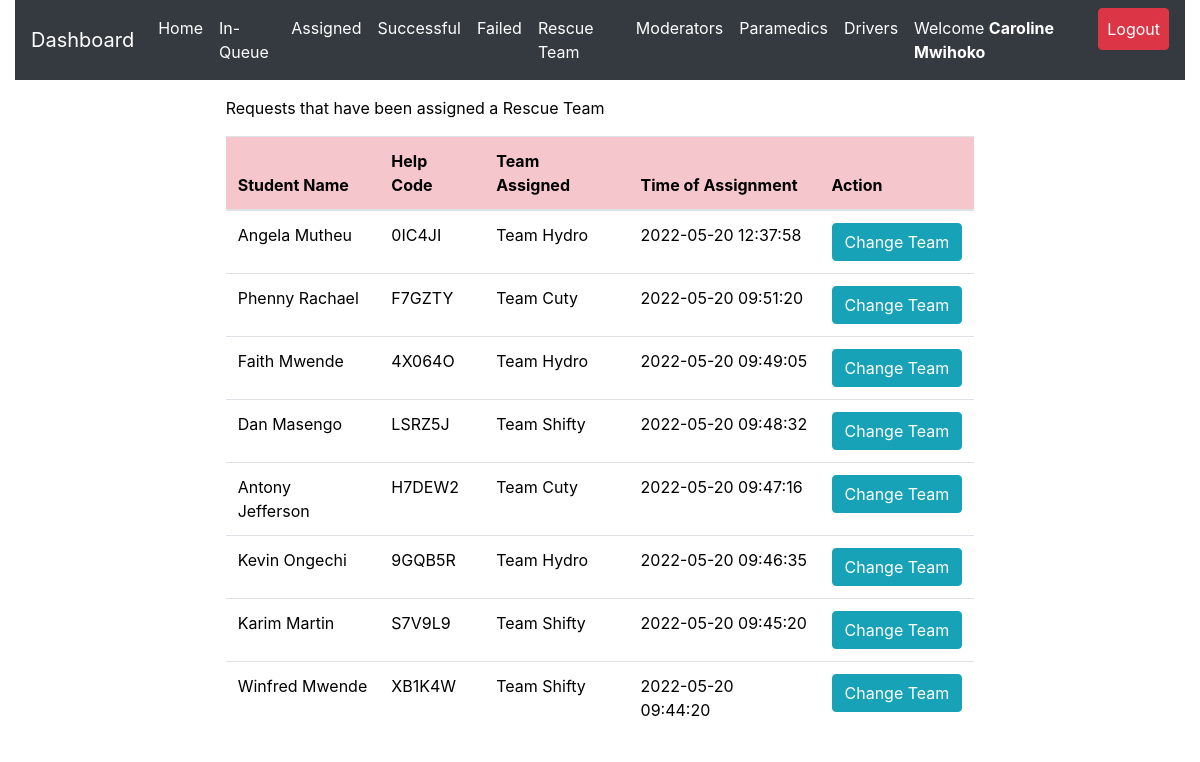
Screenshot of /admin/assigned.php (signed in) with the database file from the repository.
### tables this page shows
CREATE TABLE `request_status` (
  `id` int(20) NOT NULL,
  `helpID` varchar(50) NOT NULL,
  `ip_address` varchar(100) NOT NULL,
  `request_latitude` varchar(50) NOT NULL,
  `request_longitude` varchar(50) NOT NULL,
  `status` varchar(50) DEFAULT 'Pending',
  `emergency_type` varchar(50) NOT NULL,
  `emergency_description` varchar(255) DEFAULT 'No Description',
  `admNo` varchar(255) NOT NULL,
  `timestamp` datetime NOT NULL DEFAULT CURRENT_TIMESTAMP
);

CREATE TABLE `student_details` (
  `id` int(20) NOT NULL,
  `regNum` varchar(255) NOT NULL,
  `firstname` varchar(255) NOT NULL,
  `lastname` varchar(255) NOT NULL,
  `emailaddress` varchar(255) NOT NULL,
  `phonenumber` varchar(15) NOT NULL,
  `password` varchar(255) NOT NULL,
  `password_reset_token` varchar(500) DEFAULT NULL,
  `date` datetime NOT NULL DEFAULT CURRENT_TIMESTAMP
);

CREATE TABLE `rescue_team` (
  `id` int(11) NOT NULL,
  `team_id` varchar(50) NOT NULL,
  `team_username` varchar(255) NOT NULL,
  `team_name` varchar(255) NOT NULL,
  `team_phone` int(15) NOT NULL,
  `team_email` varchar(50) NOT NULL,
  `team_password` varchar(255) NOT NULL,
  `registration_timestamp` datetime NOT NULL DEFAULT CURRENT_TIMESTAMP
);

### admin/assigned.php (the view, shortened to what this page needs)
<?php
include 'server.php';
?>
<!DOCTYPE html>
<html lang="en">
<?php include './includes/header.php'; ?>
  <body>
    <?php include './includes/navbar.php'; ?>
  <div class="row m-3">
   <div class="col-md-2"></div>
  <div class="col-md-8">
    <div class="table-responsive-lg">
        <table class="table" style='color:black'>
            <thead>
              <p style='color:black; font-weight:normal'>
              Requests that have been assigned a Rescue Team
      </p>
                <tr >
                  <th scope="col" class="table-danger">Student Name</th>
                  <th scope="col" class="table-danger">Help Code</th>
                  <th scope="col" class="table-danger">Team Assigned</th>
                  <th scope="col" class="table-danger">Time of Assignment</th>
                  <th scope="col" class="table-danger">Action</th>
                </tr>
              </thead>
              <tbody>
        <?php
        if($_SESSION['admin_id']){
          $data_fetch_query = "SELECT request_status.id, request_status.helpID,request_status.status,
          request_status.admNo,request_status.timestamp,student_details.regNum,student_details.regNum,
          student_details.firstname,student_details.lastname,student_details.phonenumber, rescue_team_tasks.*
          FROM request_status
          INNER JOIN student_details ON request_status.admNo = student_details.regNum
          INNER JOIN rescue_team_tasks ON request_status.helpID = rescue_team_tasks.task_help_code
          WHERE request_status.status ='Assigned' order by request_status.timestamp DESC;";
            $data_result = mysqli_query($db, $data_fetch_query);
            if ($data_result->num_rows > 0){
                while($row = $data_result->fetch_assoc()) {
                $fName=$row["firstname"];
                $lName=$row["lastname"];
                $help_code=$row["helpID"];
                $team_id=$row["rescue_team_id"];
                $request_time=$row["timestamp"];
                $team_fetch = "SELECT * FROM `rescue_team` WHERE `team_id` = '$team_id'";
                $rslt = mysqli_query($db,  $team_fetch);
                if ($rslt->num_rows > 0){
                  while($row = $rslt->fetch_assoc()) {
                    $team_name = $row["team_name"];
                  }
                }
            echo "<tr style='font-weight:normal'> <td>" .$fName. " ".$lName. "</td>";
            echo "<td>" .$help_code."</td>";
            echo "<td>" .$team_name."</td>";
            echo "<td>" .$request_time."</td>";
            echo "<td>
            <form method ='POST' action='server.php'>
            <input hidden type='text' name='help_code_2' value='$help_code'>
            <input type='submit' name='reassign-btn' value='Change Team' class='btn btn-info'>
            </form>
            </td> </tr>";
            }
            }else{
            echo "<td>"."No Data is available"."</td>";
            }
            } else{
                echo "<td>"."No Data Found"."</td>";
            }
    ?>
              </tbody>
        </table>
      </div>
      </div>
      <div class="col-md-2"></div>
</div>
  </body>
</html>

### rows the page displays
request_status: admNo.firstname "Angela", admNo.lastname "Mutheu", helpID "0IC4JI", rescue_team.team_name "Team Hydro", timestamp "2022-05-20 12:37:58"
request_status: admNo.firstname "Phenny", admNo.lastname "Rachael", helpID "F7GZTY", rescue_team.team_name "Team Cuty", timestamp "2022-05-20 09:51:20"
request_status: admNo.firstname "Faith", admNo.lastname "Mwende", helpID "4X064O", rescue_team.team_name "Team Hydro", timestamp "2022-05-20 09:49:05"
request_status: admNo.firstname "Dan", admNo.lastname "Masengo", helpID "LSRZ5J", rescue_team.team_name "Team Shifty", timestamp "2022-05-20 09:48:32"
request_status: admNo.firstname "Antony", admNo.lastname "Jefferson", helpID "H7DEW2", rescue_team.team_name "Team Cuty", timestamp "2022-05-20 09:47:16"
request_status: admNo.firstname "Kevin", admNo.lastname "Ongechi", helpID "9GQB5R", rescue_team.team_name "Team Hydro", timestamp "2022-05-20 09:46:35"
request_status: admNo.firstname "Karim", admNo.lastname "Martin", helpID "S7V9L9", rescue_team.team_name "Team Shifty", timestamp "2022-05-20 09:45:20"
request_status: admNo.firstname "Winfred", admNo.lastname "Mwende", helpID "XB1K4W", rescue_team.team_name "Team Shifty", timestamp "2022-05-20 09:44:20"

### other values shown
$_SESSION['admin_firstname'] "Caroline"
$_SESSION['admin_lastname'] "Mwihoko"
